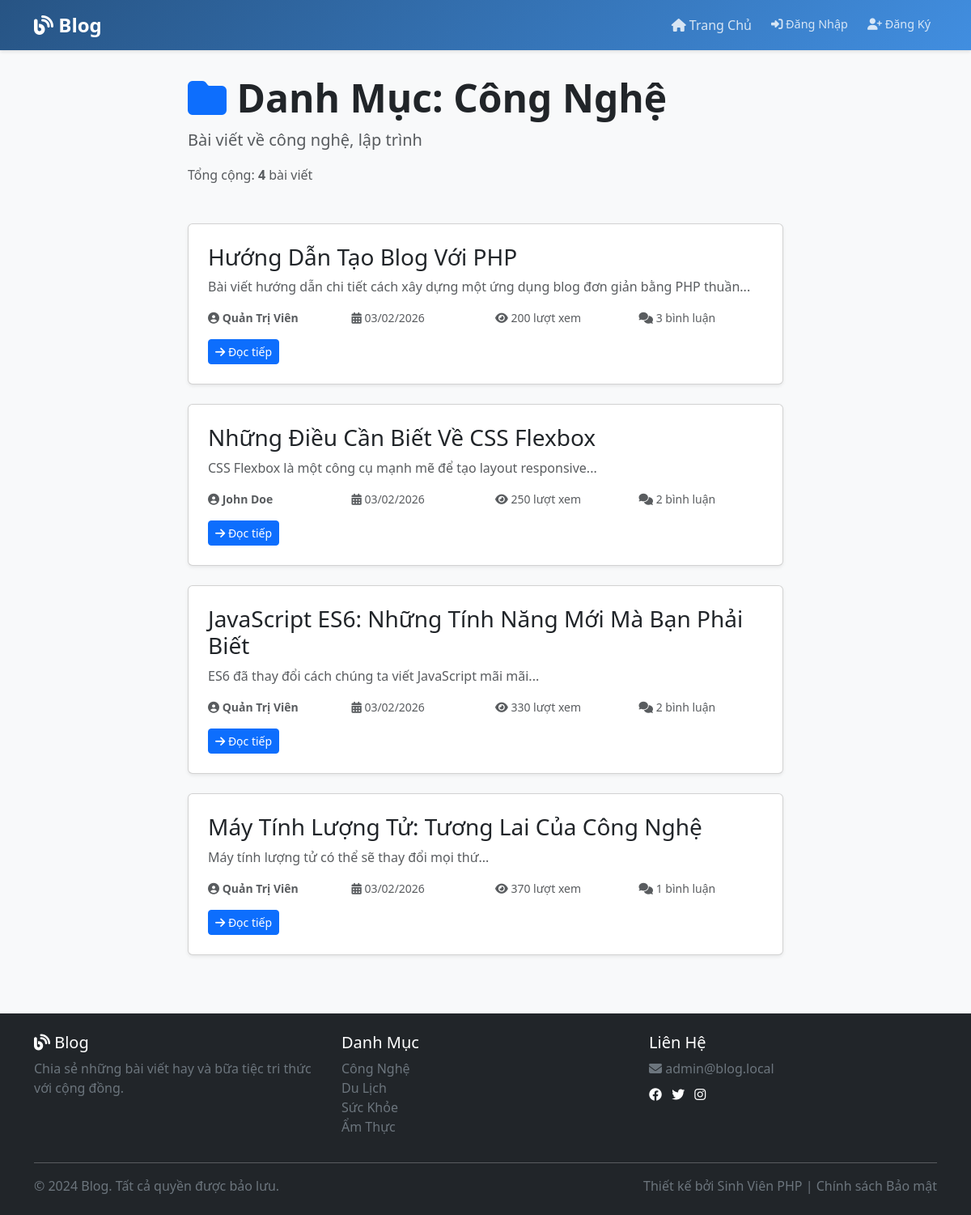
/category.php?id=1, run on the app's committed database.
### tables this page shows
CREATE TABLE categories (
    id INT PRIMARY KEY AUTO_INCREMENT,
    name VARCHAR(100) NOT NULL,
    slug VARCHAR(100) UNIQUE NOT NULL,
    description TEXT,
    created_at TIMESTAMP DEFAULT CURRENT_TIMESTAMP
);

CREATE TABLE posts (
    id INT PRIMARY KEY AUTO_INCREMENT,
    title VARCHAR(255) NOT NULL,
    slug VARCHAR(255) UNIQUE NOT NULL,
    excerpt TEXT,
    content LONGTEXT NOT NULL,
    user_id INT NOT NULL,
    category_id INT,
    tags VARCHAR(255),
    views INT DEFAULT 0,
    created_at TIMESTAMP DEFAULT CURRENT_TIMESTAMP,
    updated_at TIMESTAMP DEFAULT CURRENT_TIMESTAMP ON UPDATE CURRENT_TIMESTAMP,
    FOREIGN KEY (user_id) REFERENCES users(id) ON DELETE CASCADE,
    FOREIGN KEY (category_id) REFERENCES categories(id) ON DELETE SET NULL,
    INDEX idx_user (user_id),
    INDEX idx_category (category_id),
    INDEX idx_slug (slug),
    INDEX idx_created (created_at)
);

CREATE TABLE users (
    id INT PRIMARY KEY AUTO_INCREMENT,
    username VARCHAR(50) UNIQUE NOT NULL,
    email VARCHAR(100) UNIQUE NOT NULL,
    password VARCHAR(255) NOT NULL,
    fullname VARCHAR(100) NOT NULL,
    role ENUM('user', 'admin') DEFAULT 'user',
    created_at TIMESTAMP DEFAULT CURRENT_TIMESTAMP,
    updated_at TIMESTAMP DEFAULT CURRENT_TIMESTAMP ON UPDATE CURRENT_TIMESTAMP
);

### includes/database.php (called while the page is built, shortened)
<?php
class Database {
    private $pdo;
    public function __construct() {
        try {
            $dsn = 'mysql:host=' . DB_HOST . ';dbname=' . DB_NAME . ';charset=utf8mb4';
            $this->pdo = new PDO($dsn, DB_USER, DB_PASS, [
                PDO::ATTR_ERRMODE => PDO::ERRMODE_EXCEPTION,
                PDO::ATTR_DEFAULT_FETCH_MODE => PDO::FETCH_ASSOC,
                PDO::ATTR_EMULATE_PREPARES => false,
            ]);
        } catch (PDOException $e) {
            die('Kết nối database thất bại: ' . $e->getMessage());
        }
    }
    public function query($sql, $params = []) {
        $stmt = $this->pdo->prepare($sql);
        $stmt->execute($params);
        return $stmt;
    }
    public function fetchOne($sql, $params = []) {
        $stmt = $this->query($sql, $params);
        return $stmt->fetch();
    }
    public function fetchAll($sql, $params = []) {
        $stmt = $this->query($sql, $params);
        return $stmt->fetchAll();
    }
    public function fetchColumn($sql, $params = []) {
        $stmt = $this->query($sql, $params);
        return $stmt->fetchColumn();
    }
}
$db = new Database();

### includes/functions.php (called while the page is built, shortened)
<?php
require_once __DIR__ . '/database.php';
function escape($text) {
    return htmlspecialchars((string)$text, ENT_QUOTES, 'UTF-8');
}
function getPaginationInfo($currentPage, $totalItems, $itemsPerPage) {
    $totalPages = ceil($totalItems / $itemsPerPage);
    $offset = ($currentPage - 1) * $itemsPerPage;
    return [
        'currentPage' => $currentPage,
        'totalPages' => $totalPages,
        'offset' => $offset,
        'limit' => $itemsPerPage,
        'totalItems' => $totalItems,
    ];
}
function formatDate($date, $format = 'd/m/Y H:i') {
    return date($format, strtotime($date));
}

### category.php (the view, shortened to what this page needs)
<?php
require_once __DIR__ . '/includes/database.php';
require_once __DIR__ . '/includes/functions.php';
$categoryId = (int)$_GET['id'] ?? 0;
$category = $db->fetchOne('SELECT * FROM categories WHERE id = ?', [$categoryId]);
$currentPage = isset($_GET['page']) ? max(1, (int)$_GET['page']) : 1;
$totalPosts = $db->fetchColumn('SELECT COUNT(*) FROM posts WHERE category_id = ?', [$categoryId]);
$pageInfo = getPaginationInfo($currentPage, $totalPosts, POSTS_PER_PAGE);
$posts = $db->fetchAll(
    'SELECT p.*, u.fullname, (SELECT COUNT(*) FROM comments WHERE post_id = p.id) as comment_count
     FROM posts p
     JOIN users u ON p.user_id = u.id
     WHERE p.category_id = ?
     ORDER BY p.created_at DESC
     LIMIT ? OFFSET ?',
    [$categoryId, $pageInfo['limit'], $pageInfo['offset']]
);
require_once __DIR__ . '/includes/header.php';
?>
<div class="row justify-content-center">
    <div class="col-lg-8">
        <div class="mb-5">
            <h2 class="display-5 fw-bold mb-2">
                <i class="fas fa-folder text-primary"></i> Danh Mục: <?php echo escape($category['name']); ?>
            </h2>
            <?php if ($category['description']): ?>
                <p class="lead text-muted"><?php echo escape($category['description']); ?></p>
            <?php endif; ?>
            <p class="text-muted">
                Tổng cộng: <strong><?php echo $pageInfo['totalItems']; ?></strong> bài viết
            </p>
        </div>
        <?php if (empty($posts)): ?>
            <div class="alert alert-info">
                <i class="fas fa-info-circle"></i> Danh mục này chưa có bài viết.
            </div>
        <?php else: ?>
            <?php foreach ($posts as $post): ?>
                <div class="card mb-4 shadow-sm hover-effect">
                    <div class="card-body p-4">
                        <h3 class="card-title mb-2">
                            <a href="post.php?id=<?php echo $post['id']; ?>" class="text-decoration-none text-dark">
                                <?php echo escape($post['title']); ?>
                            </a>
                        </h3>
                        <p class="card-text text-muted mb-3">
                            <?php echo escape($post['excerpt']); ?>
                        </p>
                        <div class="row text-muted small mb-3">
                            <div class="col-6 col-md-3">
                                <i class="fas fa-user-circle"></i>
                                <strong><?php echo escape($post['fullname']); ?></strong>
                            </div>
                            <div class="col-6 col-md-3">
                                <i class="fas fa-calendar-alt"></i>
                                <?php echo formatDate($post['created_at'], 'd/m/Y'); ?>
                            </div>
                            <div class="col-6 col-md-3 mt-2 mt-md-0">
                                <i class="fas fa-eye"></i>
                                <?php echo $post['views']; ?> lượt xem
                            </div>
                            <div class="col-6 col-md-3 mt-2 mt-md-0">
                                <i class="fas fa-comments"></i>
                                <?php echo $post['comment_count']; ?> bình luận
                            </div>
                        </div>
                        <a href="post.php?id=<?php echo $post['id']; ?>" class="btn btn-primary btn-sm">
                            <i class="fas fa-arrow-right"></i> Đọc tiếp
                        </a>
                    </div>
                </div>
            <?php endforeach; ?>
        <?php endif; ?>
    </div>
</div>
<?php require_once __DIR__ . '/includes/footer.php'; ?>

### includes/header.php (style rules this page uses)
:root { --primary-color: #3a89dd; --secondary-color: #6c757d; }
body { background-color: #f8f9fa; font-family: 'Segoe UI', Tahoma, Geneva, Verdana, sans-serif; }

### data on the page
categories: name "Công Nghệ", description "Bài viết về công nghệ, lập trình"
posts: title "Hướng Dẫn Tạo Blog Với PHP", excerpt "Bài viết hướng dẫn chi tiết cách xây dựng một ứng dụng blog đơn giản bằng PHP thuần...", user.fullname "Quản Trị Viên", created_at "03/02/2026", views "200", comment_count "3"
posts: title "Những Điều Cần Biết Về CSS Flexbox", excerpt "CSS Flexbox là một công cụ mạnh mẽ để tạo layout responsive...", user.fullname "John Doe", created_at "03/02/2026", views "250", comment_count "2"
posts: title "JavaScript ES6: Những Tính Năng Mới Mà Bạn Phải Biết", excerpt "ES6 đã thay đổi cách chúng ta viết JavaScript mãi mãi...", user.fullname "Quản Trị Viên", created_at "03/02/2026", views "330", comment_count "2"
posts: title "Máy Tính Lượng Tử: Tương Lai Của Công Nghệ", excerpt "Máy tính lượng tử có thể sẽ thay đổi mọi thứ...", user.fullname "Quản Trị Viên", created_at "03/02/2026", views "370", comment_count "1"

### other printed values
SITE_NAME "Blog"
$pageInfo['totalItems'] "4"
CONTACT_EMAIL "admin@blog.local"
